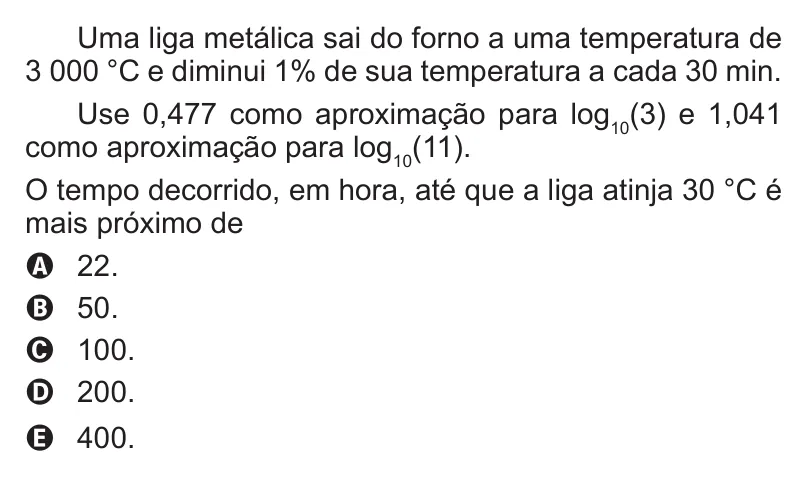
#> input picture GOAT20ENEM/img/10052.webp, 807 x 477 px
$ python -i recorte.py   (imports and definitions only)
#> lines starting #> are read from the running program, lines starting #| are printed output that depends on the picture; after the words box and inside, x2 and y2 are one past the last pixel; in counts of white or black regions, pixels touching at a corner belong together
#> further down, picture is the input picture: PIL image 807x477 RGB; mean R, G, B 240.8, 240.7, 240.7
# Recorta uma questão do caderno (todas as colunas/páginas que ela ocupa) e empilha numa imagem.
import sys, os, re, io, pymupdf
from PIL import Image, ImageChops
sys.path.insert(0, os.path.dirname(__file__))
from extrair import linhas, HDR
LANG = re.compile(r'(INGL[ÊE]S|ESPANHOL)', re.I)
# [100 lines left out: functions _chave_linhas, faixas, recortar, not called in this run]
MARCADOS = ['2010_ppl_d1__', '2010_ppl_d2__', '2013_regular_d1__']
# [6 lines left out: function sem_verde, not called in this run]
def apara(im):
    bg = Image.new('RGB', im.size, 'white')
#> bg: PIL image 807x477 RGB; every value is 255
    diff = ImageChops.difference(im, bg).convert('L').point(lambda p: 255 if p > 25 else 0)
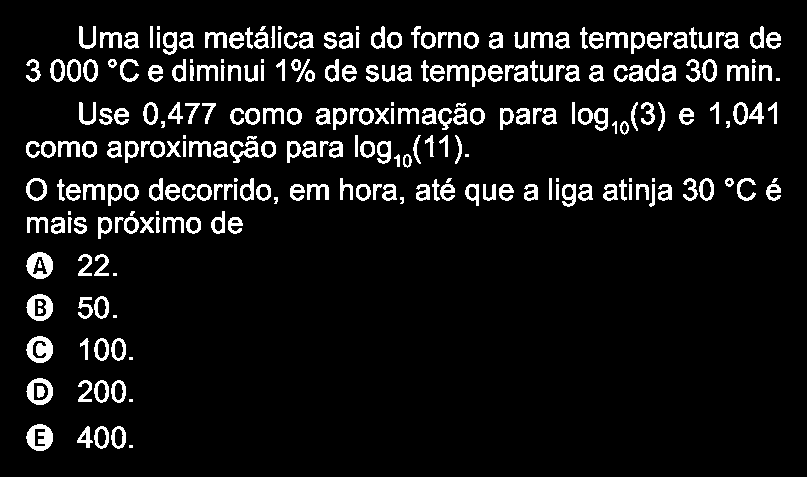
#> diff: PIL image 807x477 L; 8.2% white; 262 white regions (26 under 20 px), largest, box (x1, y1, x2, y2) and area: (26, 336, 53, 363) 471, (26, 424, 53, 451) 465, (26, 252, 53, 279) 436
    bb = diff.getbbox()
#> bb = (26, 26, 781, 451)
    if not bb: return None
    return im.crop((max(0, bb[0]-6), max(0, bb[1]-6), min(im.width, bb[2]+6), min(im.height, bb[3]+6)))
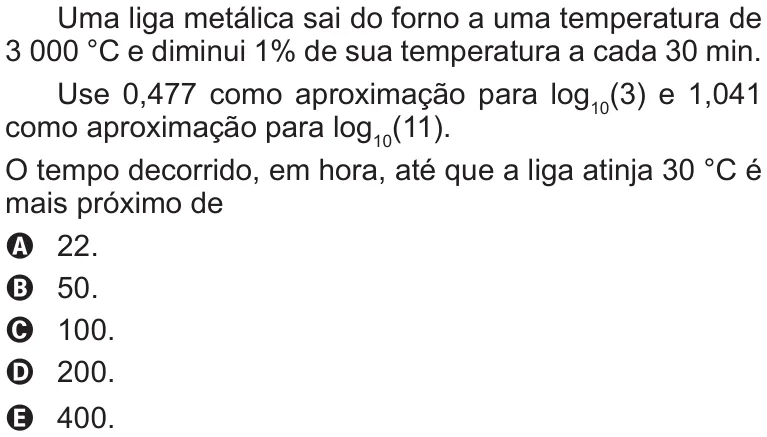
#> returned value: PIL image 767x437 RGB; mean R, G, B 238.7, 238.6, 238.6
# [3 lines not run here, left out]

>>> from PIL import Image
>>> picture = Image.open('../img/10052.webp')
>>> result = apara(picture)

$ run again, on GOAT20ENEM/img/10500.webp
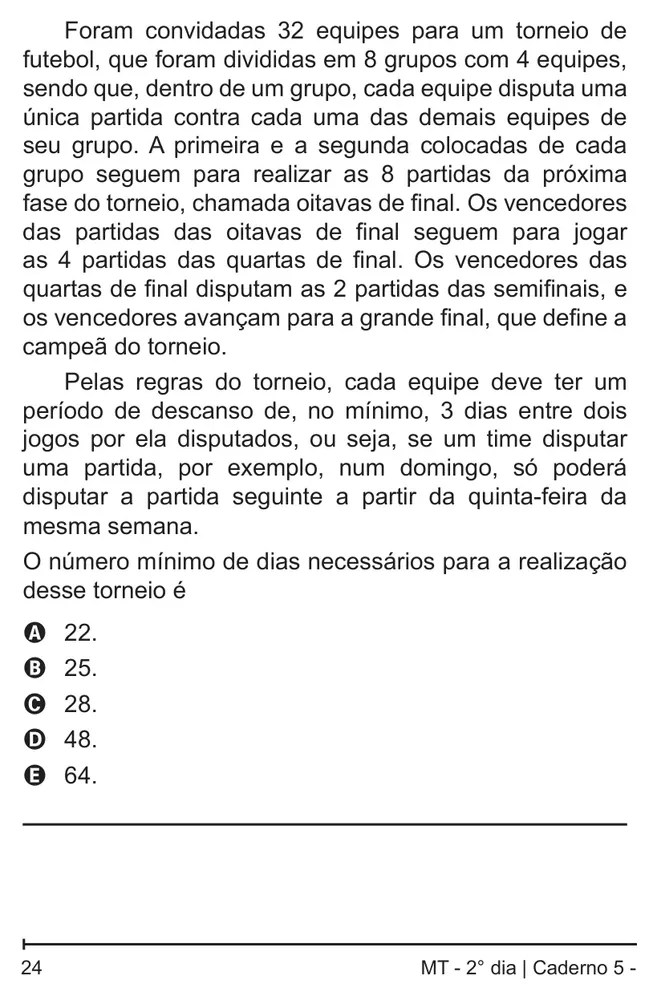
#> input picture GOAT20ENEM/img/10500.webp, 653 x 1000 px, shrunk from 814 x 1247 before the run
#> picture is the input picture: PIL image 653x1000 RGB; mean R, G, B 235.1, 235.1, 235.1
#> bg: PIL image 653x1000 RGB; every value is 255
#> in apara, `diff = ImageChops.difference(im, bg).convert('L').point(lambda p: 255 ..`:
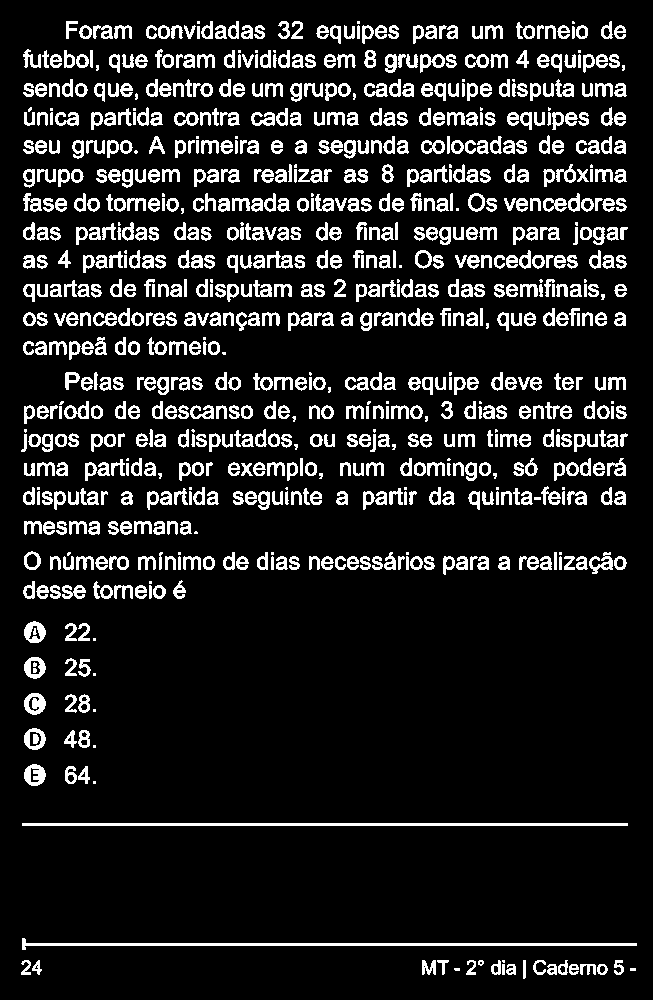
#> diff: PIL image 653x1000 L; 12.5% white; 838 white regions (86 under 20 px), largest, box (x1, y1, x2, y2) and area: (22, 938, 637, 950) 1879, (22, 823, 628, 826) 1818, (24, 693, 46, 715) 324
#> bb = (21, 21, 637, 979)
#> in apara, `return im.crop((max(0, bb[0]-6), max(0, bb[1]-6), min(im.width, bb[2]+..`:
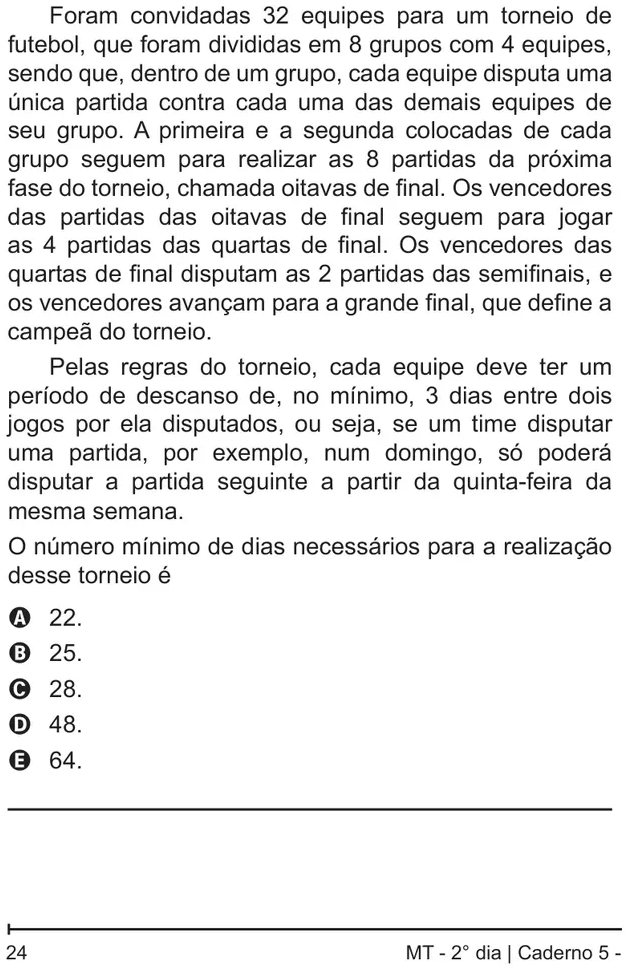
#> returned value: PIL image 628x970 RGB; mean R, G, B 233.7, 233.7, 233.7

$ run again, on GOAT20ENEM/img/10773.webp
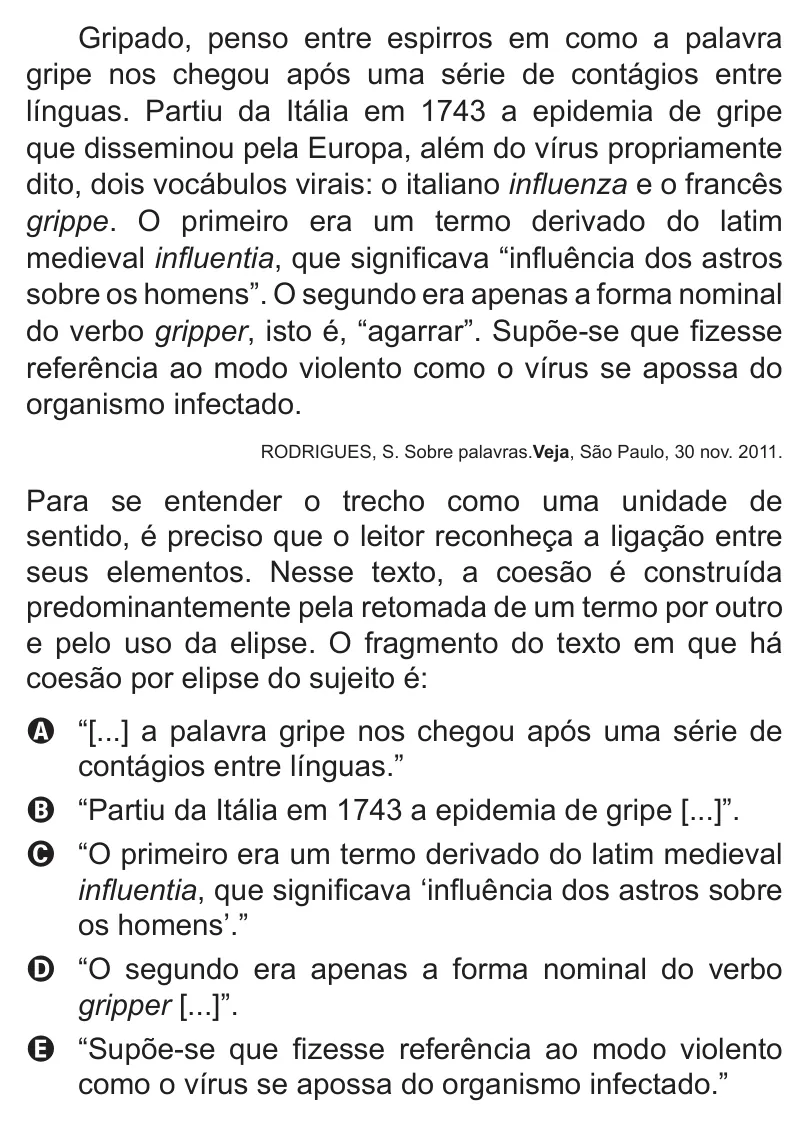
#> input picture GOAT20ENEM/img/10773.webp, 808 x 1127 px
#> picture is the input picture: PIL image 808x1127 RGB; mean R, G, B 229.2, 229.2, 229.2
#> bg: PIL image 808x1127 RGB; every value is 255
#> in apara, `diff = ImageChops.difference(im, bg).convert('L').point(lambda p: 255 ..`:
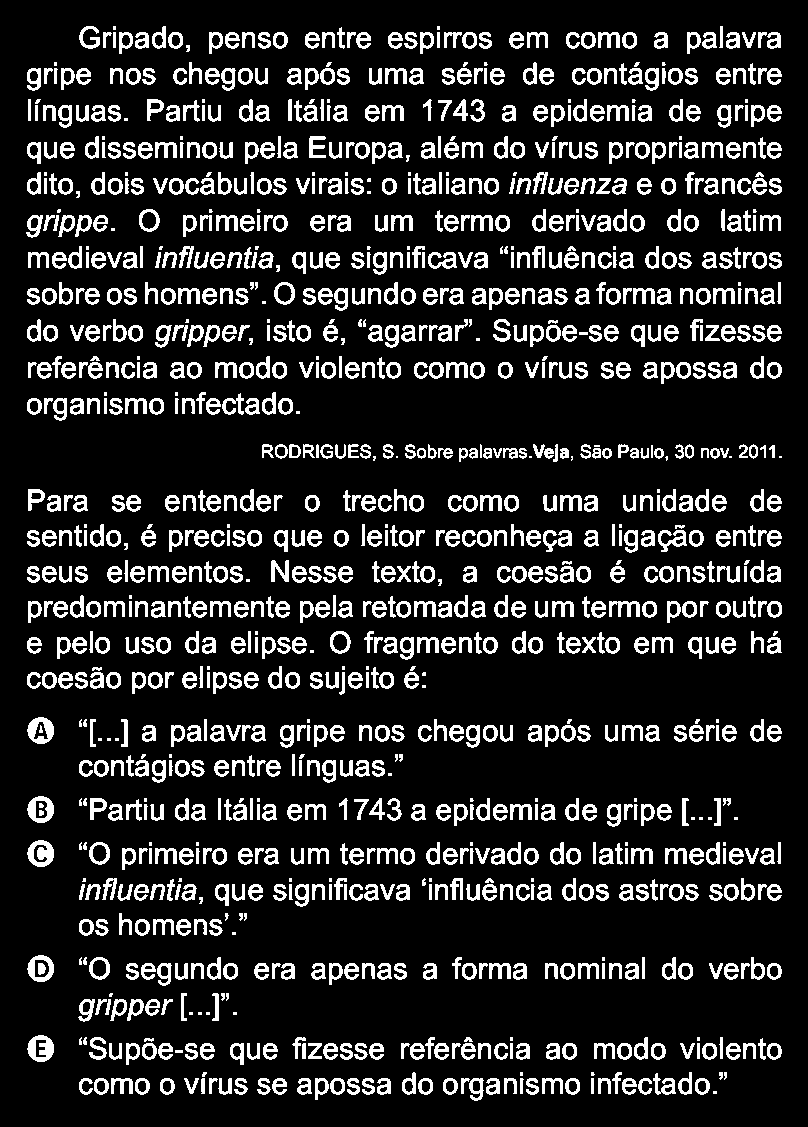
#> diff: PIL image 808x1127 L; 14.9% white; 1227 white regions (141 under 20 px), largest, box (x1, y1, x2, y2) and area: (27, 840, 54, 867) 474, (27, 1035, 54, 1062) 465, (27, 717, 54, 744) 438
#> bb = (26, 26, 782, 1101)
#> in apara, `return im.crop((max(0, bb[0]-6), max(0, bb[1]-6), min(im.width, bb[2]+..`:
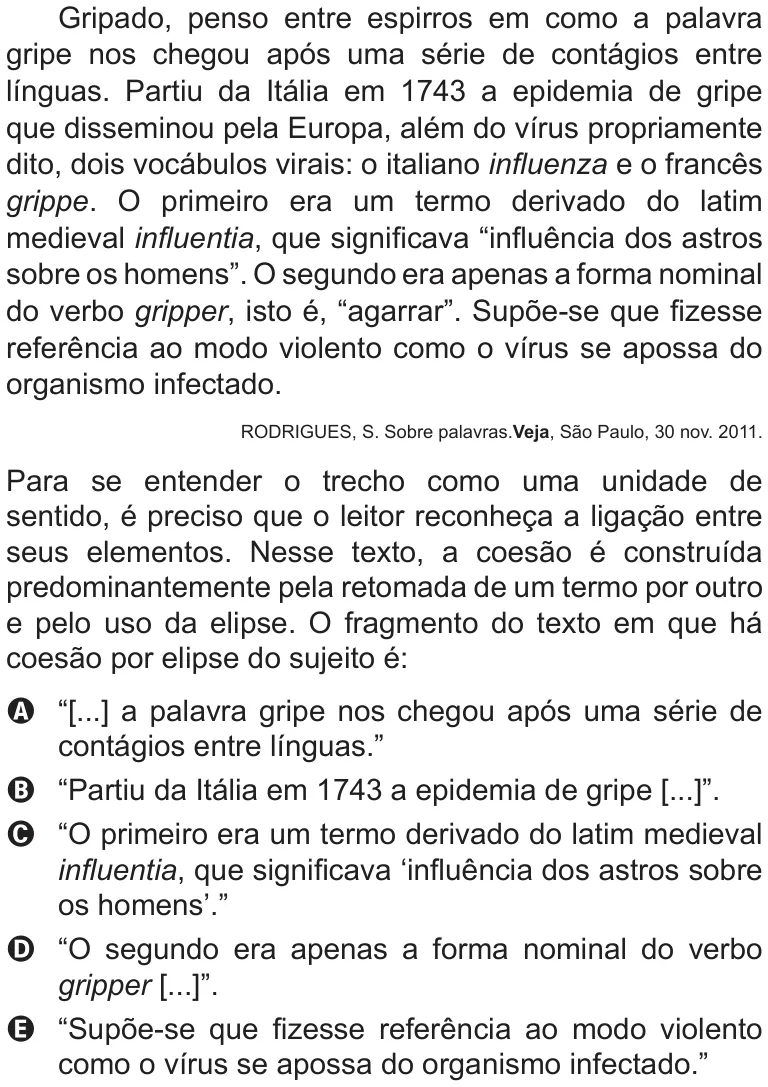
#> returned value: PIL image 768x1087 RGB; mean R, G, B 226.8, 226.8, 226.8

$ run again, on GOAT20ENEM/img/11047.webp
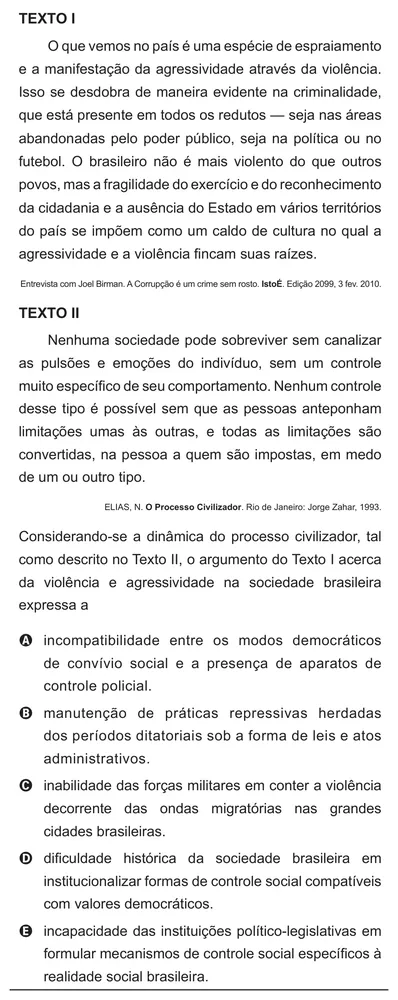
#> input picture GOAT20ENEM/img/11047.webp, 398 x 1000 px, shrunk from 830 x 2088 before the run
#> picture is the input picture: PIL image 398x1000 RGB; mean R, G, B 234.7, 234.6, 234.7
#> bg: PIL image 398x1000 RGB; every value is 255
#> in apara, `diff = ImageChops.difference(im, bg).convert('L').point(lambda p: 255 ..`:
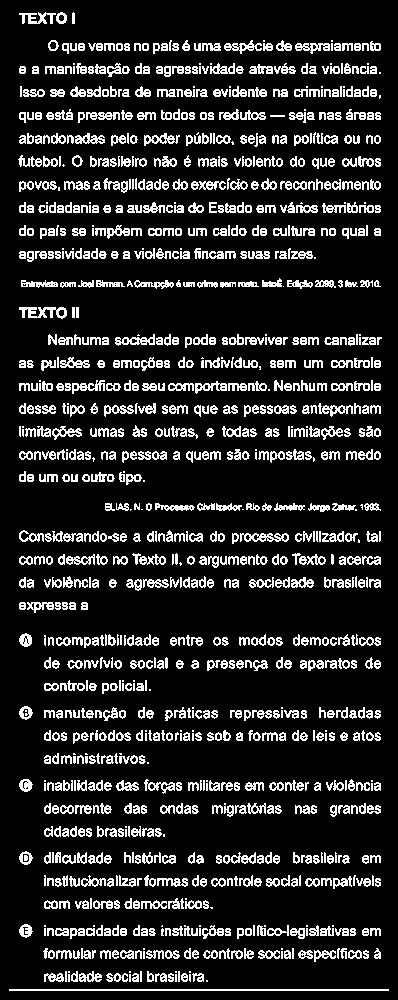
#> diff: PIL image 398x1000 L; 14.7% white in thin lines or dots
#> bb = (9, 12, 389, 991)
#> in apara, `return im.crop((max(0, bb[0]-6), max(0, bb[1]-6), min(im.width, bb[2]+..`:
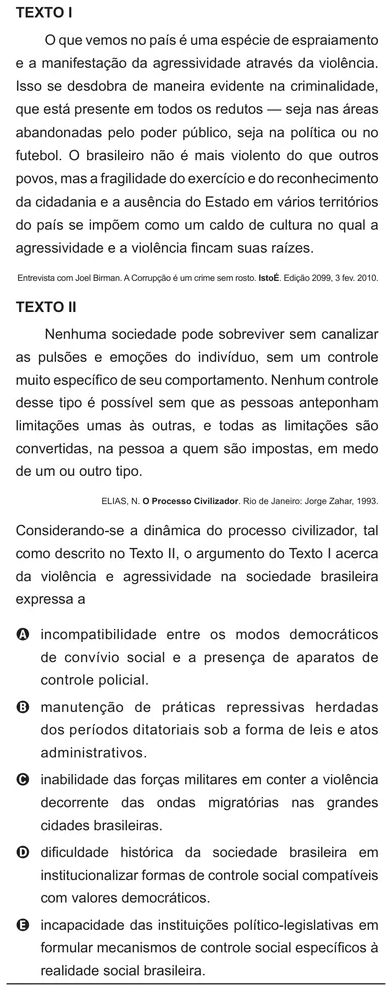
#> returned value: PIL image 392x991 RGB; mean R, G, B 234.2, 234.1, 234.2
